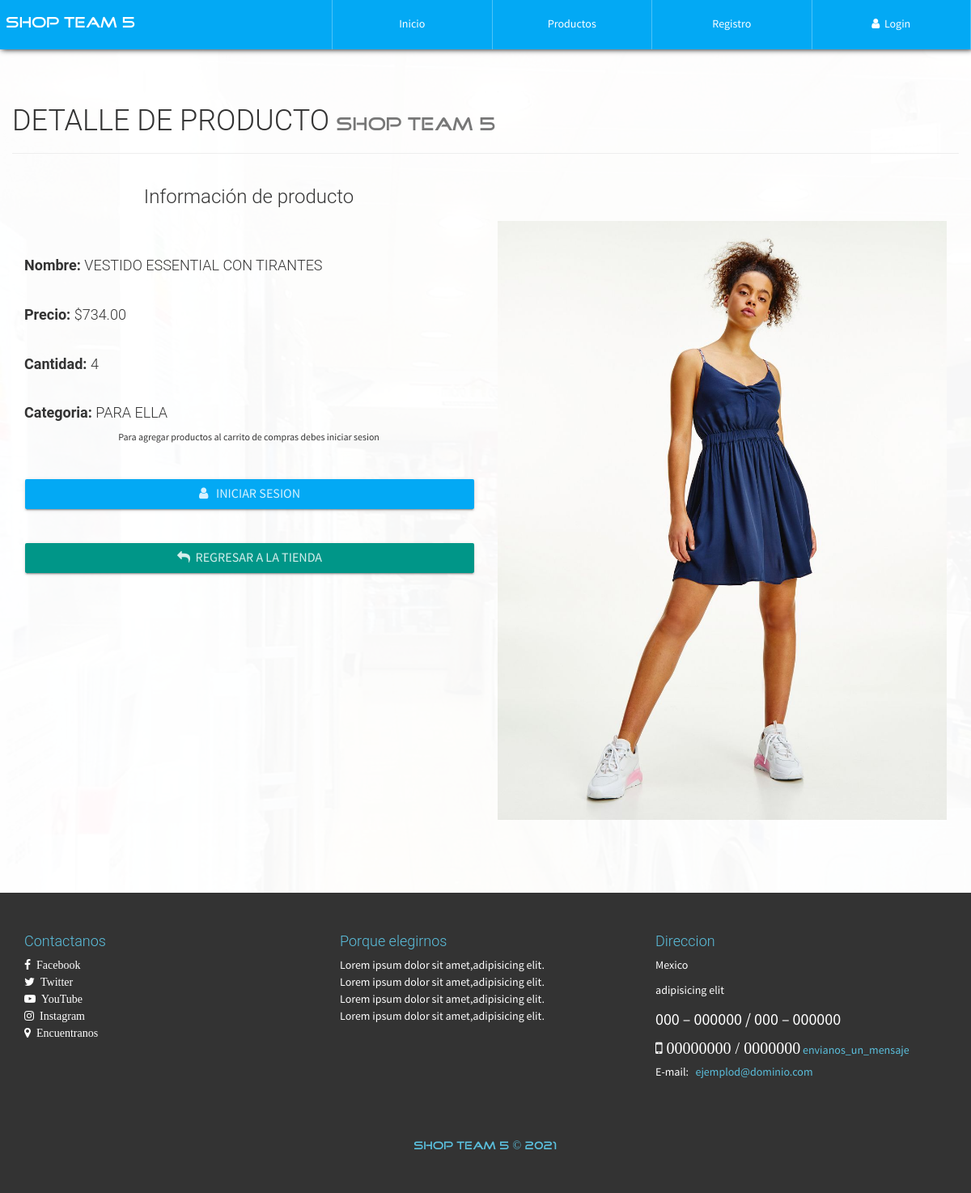
The app's page /infoProd.php?CodigoProd=GE2TT30359 with its own data.
### tables this page shows
CREATE TABLE `producto` (
  `id` int(20) NOT NULL,
  `CodigoProd` varchar(30) NOT NULL,
  `NombreProd` varchar(30) NOT NULL,
  `CodigoCat` varchar(30) NOT NULL,
  `Precio` decimal(30,2) NOT NULL,
  `Descuento` int(2) NOT NULL,
  `Modelo` varchar(30) NOT NULL,
  `Marca` varchar(30) NOT NULL,
  `Stock` int(20) NOT NULL,
  `NITProveedor` varchar(30) NOT NULL,
  `Imagen` varchar(150) NOT NULL,
  `Nombre` varchar(30) NOT NULL,
  `Estado` varchar(15) NOT NULL
);

CREATE TABLE `categoria` (
  `CodigoCat` varchar(30) NOT NULL,
  `Nombre` varchar(30) NOT NULL,
  `Descripcion` text NOT NULL
);

### library/consulSQL.php (called while the page is built, shortened)
<?php
class ejecutarSQL {
    public static function conectar(){
        if(!$con=  mysqli_connect(SERVER,USER,PASS,BD)){
            echo "Error en el servidor, verifique sus datos";
        }
        mysqli_set_charset($con, "utf8");
        return $con;
    }
    public static function consultar($query) {
        if (!$consul = mysqli_query(ejecutarSQL::conectar(), $query)) {
            echo 'Error en la consulta SQL ejecutada';
        }
        return $consul;
    }
}
class consultasSQL{
    public static function clean_string($val){
        $val=trim($val);
        $val=stripslashes($val);
        $val=str_ireplace("<script>", "", $val);
        $val=str_ireplace("</script>", "", $val);
        $val=str_ireplace("<script src", "", $val);
        $val=str_ireplace("<script type=", "", $val);
        $val=str_ireplace("SELECT * FROM", "", $val);
        $val=str_ireplace("DELETE FROM", "", $val);
        $val=str_ireplace("INSERT INTO", "", $val);
        $val=str_ireplace("--", "", $val);
        $val=str_ireplace("^", "", $val);
        $val=str_ireplace("[", "", $val);
        $val=str_ireplace("]", "", $val);
        $val=str_ireplace("==", "", $val);
        $val=str_ireplace(";", "", $val);
        return $val;
    }
}

### infoProd.php (the view, shortened to what this page needs)
<?php
include './library/consulSQL.php';
?>
<!DOCTYPE html>
<html lang="es">
<head>
    <?php include './inc/link.php'; ?>
</head>
<body id="container-page-product">
    <?php include './inc/navbar.php'; ?>
    <section id="infoproduct">
        <div class="container">
            <div class="row">
                <div class="page-header">
                    <h1>DETALLE DE PRODUCTO <small class="tittles-pages-logo">SHOP TEAM 5</small></h1>
                </div>
                <?php
                    $CodigoProducto=consultasSQL::clean_string($_GET['CodigoProd']);
                    $productoinfo=  ejecutarSQL::consultar("SELECT producto.CodigoProd,producto.NombreProd,producto.CodigoCat,categoria.Nombre,producto.Precio,producto.Descuento,producto.Stock,producto.Imagen FROM categoria INNER JOIN producto ON producto.CodigoCat=categoria.CodigoCat  WHERE CodigoProd='".$CodigoProducto."'");
                    while($fila=mysqli_fetch_array($productoinfo, MYSQLI_ASSOC)){
                        echo '
                            <div class="col-xs-12 col-sm-6">
                                <h3 class="text-center">Información de producto</h3>
                                <br><br>
                                <h4><strong>Nombre: </strong>'.$fila['NombreProd'].'</h4><br>
                                <h4><strong>Precio: </strong>$'.number_format(($fila['Precio']-($fila['Precio']*($fila['Descuento']/100))), 2, '.', '').'</h4><br>
                                <h4><strong>Cantidad: </strong>'.$fila['Stock'].'</h4><br>
                                <h4><strong>Categoria: </strong>'.$fila['Nombre'].'</h4>';
                                if($fila['Stock']>=1){
                                    if($_SESSION['nombreAdmin']!="" || $_SESSION['nombreUser']!=""){
                                        echo '<form action="process/carrito.php" method="POST" class="FormCatElec" data-form="">
                                            <input type="hidden" value="'.$fila['CodigoProd'].'" name="codigo">
                                            <label class="text-center"><small>Agrega la cantidad de productos que añadiras al carrito de compras (Maximo '.$fila['Stock'].' productos)</small></label>
                                            <div class="form-group">
                                                <input type="number" class="form-control" value="1" min="1" max="'.$fila['Stock'].'" name="cantidad">
                                            </div>
                                            <button class="btn btn-lg btn-raised btn-success btn-block"><i class="fa fa-shopping-cart"></i>&nbsp;&nbsp; Añadir al carrito</button>
                                        </form>
                                        <div class="ResForm"></div>';
                                    }else{
                                        echo '<p class="text-center"><small>Para agregar productos al carrito de compras debes iniciar sesion</small></p><br>';
                                        echo '<button class="btn btn-lg btn-raised btn-info btn-block" data-toggle="modal" data-target=".modal-login"><i class="fa fa-user"></i>&nbsp;&nbsp; Iniciar sesion</button>';
                                    }
                                }else{
                                    echo '<p class="text-center text-danger lead">No hay existencias de este producto</p><br>';
                                }
                                if($fila['Imagen']!="" && is_file("./assets/img-products/".$fila['Imagen'])){
                                    $imagenFile="./assets/img-products/".$fila['Imagen'];
                                }else{
                                    $imagenFile="./assets/img-products/default.png";
                                }
                                echo '<br>
                                <a href="product.php" class="btn btn-lg btn-primary btn-raised btn-block"><i class="fa fa-mail-reply"></i>&nbsp;&nbsp;Regresar a la tienda</a>
                            </div>
                            <div class="col-xs-12 col-sm-6">
                                <br><br><br>
                                <img class="img-responsive" src="'.$imagenFile.'">
                            </div>';
                    }
                ?>
            </div>
        </div>
    </section>
    <?php include './inc/footer.php'; ?>
</body>
</html>

### css/style.css (style rules this page uses)
body { font-family: "FontFamilySPro"; line-height: 1.5; font-size: 1.4em; width: 100%; height: 100%; margin: 0px; padding: 0px; background-position: center center; background-repeat: no-repeat; background-attachment: fixed; background-size: cover; background-color: #fff; }
section { width: 100%; margin: 0px; padding: 90px 0px; }
.tittles-pages-logo { font-family: "FontFamilyLogo"; }
#container-page-product { background-image: url(../assets/img/font-registration.JPG); }
#store, #infoproduct, #container-pedido { background-color: rgba(255,255,255,.97); min-height: 900px; }

### records on screen
producto: NombreProd "VESTIDO ESSENTIAL CON TIRANTES", $fila['Precio']-($fila['Precio']*($fila['Descuento']/100)) "734.00", Stock "4", CodigoCat.Nombre "PARA ELLA", shows "Para agregar productos al carrito de compras debes iniciar sesion", Imagen (picture)
